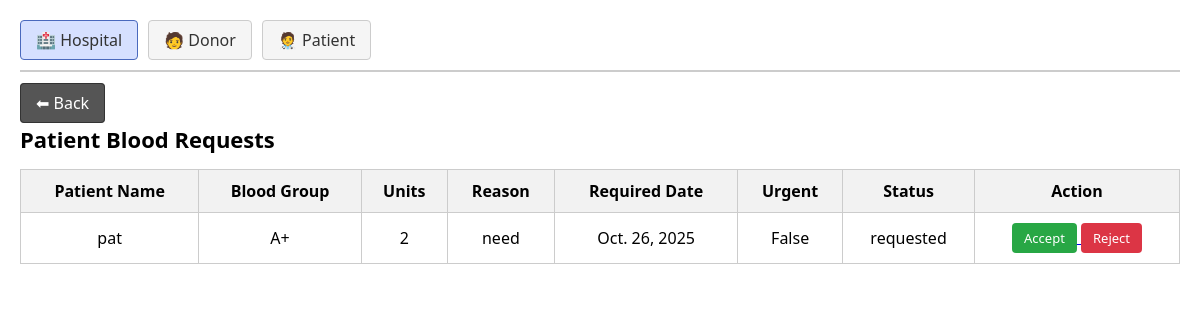
Page /manage_patients/ on the earlier database version.
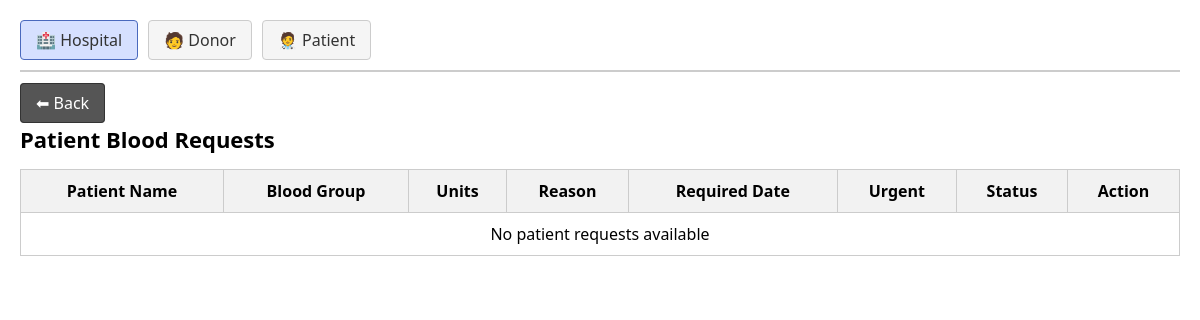
Same page on the later database version.
### Blood_Bank/models.py (models this page shows, shortened)
class Request_list(models.Model):
    patient = models.ForeignKey(Patient,on_delete=models.CASCADE)
    unit = models.PositiveIntegerField(null=True,blank=True)
    date = models.DateField(null=True,blank=True)
    reason = models.CharField(max_length=50,null=True,blank=True)
    urgent = models.BooleanField(default=False)
    STATUS_CHOICES = (
        ('requested', 'Requested'),
        ('approved', 'Approved'),
        ('rejected', 'Rejected'),
    )
    status = models.CharField(max_length=10, choices=STATUS_CHOICES, default='requested')

class Patient(models.Model):
    profile = models.OneToOneField(Profile, on_delete=models.CASCADE)
    patient_name = models.CharField(max_length=20,null=True,blank=True)
    patient_age = models.PositiveIntegerField(null=True,blank=True)
    patient_dob = models.DateField(null=True,blank=True)
    patient_gender = models.CharField(max_length=10,null=True,blank=True)
    patient_number = models.CharField(max_length=20,null=True,blank=True)
    patient_address = models.CharField(max_length=50,null=True,blank=True)
    patient_blood_group = models.CharField(max_length=10,null=True,blank=True)
    emergency_contact_name = models.CharField(max_length=20,null=True,blank=True)
    emergency_contact_number = models.CharField(max_length=20,null=True,blank=True)

### Blood_Bank/views.py (the view)
# urls.py: path('manage_patients/',views.manage_patients,name='manage_patients'),
def manage_patients(request):
    request_list = Request_list.objects.all()
    return render(request,'admin_dashboard/manage_patients.html',{'request_list':request_list})

### Blood_Bank/templates/admin_dashboard/manage_patients.html (shortened to what this page needs)
{% load static %}
<!DOCTYPE html>
<html lang="en">
<head>
    <link rel="stylesheet" href="{% static 'css/admin_dashboard/manage_patients.css' %}">
</head>
<body>
    <div class="page-container">
        <nav class="top-menu">
            <a href="{% url 'manage_hospitals' %}" class="active">🏥 Hospital</a>
            <a href="{% url 'manage_donors' %}">🧑 Donor</a>
            <a href="{% url 'manage_patients' %}">🧑‍⚕ Patient</a>
        </nav>
        <div class="back-section">
            <a href="{% url 'admindashboard' %}" class="back-btn">⬅ Back</a>
        </div>
        <main class="table-container">
            <h2>Patient Blood Requests</h2>
            <table>
                <thead>
                    <tr>
                        <th>Patient Name</th>
                        <th>Blood Group</th>
                        <th>Units</th>
                        <th>Reason</th>
                        <th>Required Date</th>
                        <th>Urgent</th>
                        <th>Status</th>
                        <th>Action</th>
                    </tr>
                </thead>
                <tbody>
                    {% for r in request_list %}
                    <tr>
                        <td>{{ r.patient.patient_name }}</td>
                        <td>{{ r.patient.patient_blood_group }}</td>
                        <td>{{ r.unit }}</td>
                        <td>{{ r.reason }}</td>
                        <td>{{ r.date }}</td>
                        <td>{{ r.urgent }}</td>
                        <td>{{ r.status }}</td>
                        <td>
                            <a href="{% url 'manage_patients_update' r.id %}">
                                <button class="btn approve" type="button">Accept</button>
                            </a>
                            <a href="{% url 'manage_patients_delete' r.id %}">
                                <button class="btn reject" type="button">Reject</button>
                            </a>
                        </td>
                    </tr>
                    {% empty %}
                    <tr>
                        <td colspan="8">No patient requests available</td>
                    </tr>
                    {% endfor %}
                </tbody>
            </table>
        </main>
    </div>
</body>
</html>

### Blood_Bank/static/css/admin_dashboard/manage_patients.css (style rules this page uses)
* { margin: 0; padding: 0; box-sizing: border-box; font-family: "Segoe UI", Arial, sans-serif; }
.page-container { width: 100%; padding: 20px; background-color: white; }
.top-menu { display: flex; gap: 10px; border-bottom: 2px solid #ccc; padding-bottom: 10px; margin-bottom: 20px; }
.top-menu a { text-decoration: none; padding: 8px 15px; background-color: #f5f5f5; border: 1px solid #ccc; color: #333; border-radius: 4px; }
.top-menu a.active { background-color: #d6e0ff; border-color: #4a69bd; }
.back-section { margin: 10px 0; }
.back-btn { text-decoration: none; padding: 8px 15px; background-color: #555; color: white; border-radius: 4px; border: 1px solid #333; }
.table-container h2 { margin-bottom: 15px; font-size: 22px; }
table { width: 100%; border-collapse: collapse; }
table, th, td { border: 1px solid #ccc; }
th, td { padding: 10px; text-align: center; }
th { background-color: #f2f2f2; }

Differences in the rows shown:
removed Request_list: patient.patient_name "pat", patient.patient_blood_group "A+", unit "2", reason "need", date "Oct. 26, 2025", urgent "False", status "requested"
Other differences:
text now shown: "No patient requests available"
